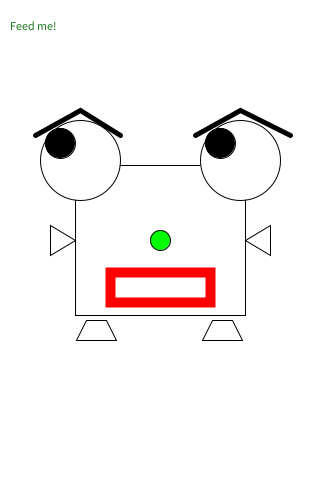
Frame 1 (no input)
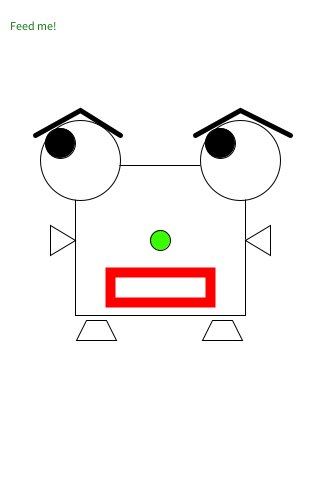
Frame 60 (the mouse pressed at the canvas centre just before this capture)
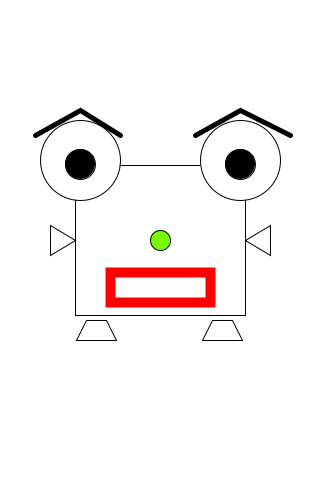
Frame 120 (the mouse held since frame 60 and released just before this capture)

The Processing sketch that drew these frames (run headless with seeded random() and noise(); from frame 60 on, the mouse is pressed at the canvas centre):

// Processing sketch: processing_87064
// ── processing_87064.pde

Dorkey d;



void setup() {
  d = new Dorkey();
  size(320, 480);
} 

void draw() {
  d.dorkey();
  d.noseColor();
  d.eyebrows();
  d.feed();  
}


class Dorkey{


int x = 500;
int y = 100;
int z = 287;

int ang = 135;
int x1 = 35;
int x2 = 290;

int r = 0;
int g = 255;
int k = 0;

int a = 70;
int b = 160;



Dorkey(){
int x = 500;
int y = 100;
int z = 287;

int ang = 135;
int x1 = 35;
int x2 = 290;

int r = 0;
int g = 255;
int k = 0;

int a = 70;
int b = 160;
}


void dorkey(){
  background(255);
  
  //body
  rectMode(CENTER);
  rect(width/2, height/2, 170, 150);
  
  //Eyes
  ellipse(width/4, 160, 80, 80);
  ellipse(width/4*3, 160, 80, 80);

  //leftEyeBall
  float ax = map (mouseX, 0, width, 60, 100);
  float ay = map (mouseY, 0, height, 143, 185);

  fill(0);
  ellipse (ax, ay, 30, 30);
  //righteyeBall
  float bx = map (mouseX, 0, width, 220, 260);
  float by = map (mouseY, 0, height, 143, 185);

  fill(0);
  ellipse (bx, by, 30, 30);

  //Mouth
  fill(255);
  stroke(255, 0, 0);
  strokeWeight(10);
  rect(width/2, z, y, 30);
  //reset
  stroke(0);
  strokeWeight(1);
 
  //Legs
  beginShape();
  vertex(width/3, height/3*2);
  vertex(width/3-20, height/3*2);
  vertex(width/3-30, height/3*2+20);
  vertex(width/3+10, height/3*2+20);
  endShape(CLOSE);


  beginShape();
  vertex(width/3*2+20, height/3*2);
  vertex(width/3*2, height/3*2);
  vertex(width/3*2-10, height/3*2+20);
  vertex(width/3*2+30, height/3*2+20);
  endShape(CLOSE);

//Hands
  triangle(75, height/2, 50, height/2-15, 50, height/2+15);
  triangle(245, height/2, 270, height/2-15, 270, height/2+15);
  ;
}





void noseColor(){
   //noseColor
  fill(r, g, k);
  ellipse(width/2, height/2, 20, 20);
  fill(255); 
  
 r++;
 if (r>=255) {
    g--;
  }
  if (g<0) {
    k++;
  } 
  
  if(r>=255 && k>=255 && g<=0){
   r=0;k=0;g=255;
  }
}






void eyebrows(){
   //Eyebrows
noFill();
strokeWeight(5);

  map(ang, 0, height, 90, 135);
  if (mousePressed && (mouseButton == RIGHT) && ang>110) {
    ang--;
    x1++;
    x2--;
  } 
   if (mousePressed && (mouseButton == RIGHT)) {
    fill(255,0,0);
    text("Don't make me angry!!!", 10, 30); 
    noFill();}
  
  beginShape();
  vertex(x1, ang);
  vertex(80, 110);
  vertex(120, 135);
  endShape();
  
  beginShape();
  vertex(195, 135);
  vertex(240, 110);
  vertex(x2, ang);
  endShape();
  
  fill(255);
  strokeWeight(1);
  
  fill(255); 
}







void feed(){
  
  if (mousePressed && (mouseButton == LEFT)) {
    //ResetEybrows
      if (ang<135) {
    ang++;
    x1--;
    x2++;
  } 
    //feed
    if (x>280) {
      fill(0);
      text("omnomnom...", 10, 30); 
      x=x-4;
      y=100;
      z=height/5*3;
    } 
    else {
      x=height;
        fill(0);
    }

    if (x<320) {
      fill(0);
      text("arghm", 10, 50); 
      y=y-40;
      z=z-9;
    }
  }
  
  if (mousePressed==false){
   
    fill(#17761A);
 text("Feed me!", 10, 30);  
}
  
  fill(#FF4A03);
  //food
  ellipse(width/2, x, 30, 15);
  fill(255); 
}
}
